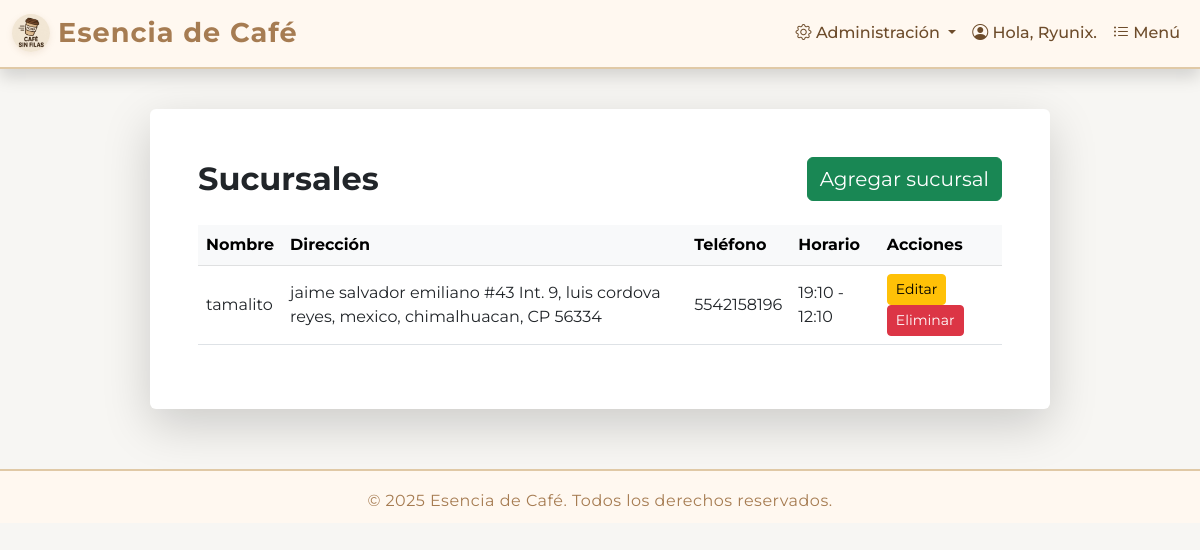
Page /sucursales/ (signed in) on the earlier database version.
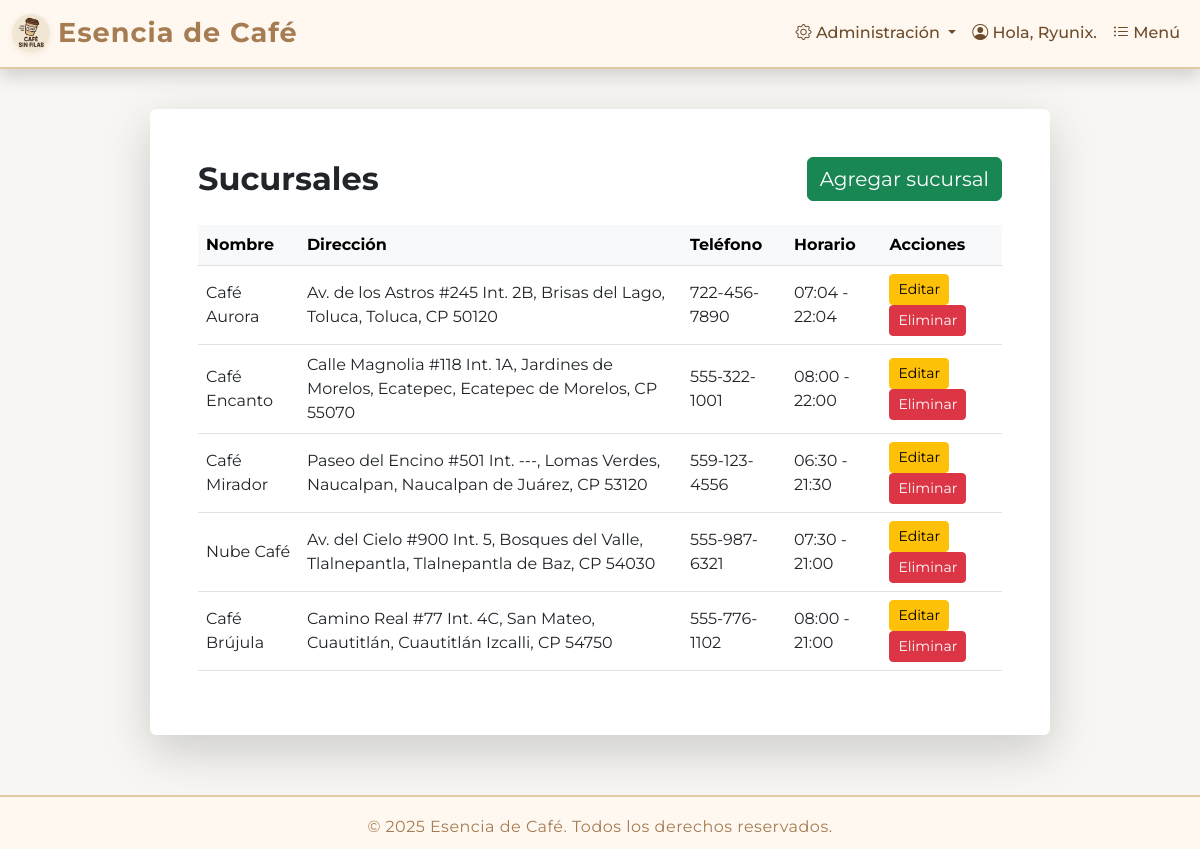
Same page on the later database version.
### pedido/models.py (models this page shows, shortened)
class Sucursal(models.Model):
    nombre_sucursal = models.CharField(max_length=100)
    calle = models.CharField(max_length=100)
    numero_exterior = models.CharField(max_length=10)
    numero_interior = models.CharField(max_length=10, blank=True, null=True)
    colonia = models.CharField(max_length=100)
    ciudad = models.CharField(max_length=100)
    municipio = models.CharField(max_length=100)
    codigo_postal = models.CharField(max_length=10)
    telefono = models.CharField(max_length=20)
    hora_apertura = models.TimeField()
    hora_cierre = models.TimeField()

### gestion/views.py (the view)
# urls.py: path('sucursales/', views.lista_sucursales, name='lista_sucursales'),
@user_passes_test(es_gerente)
def lista_sucursales(request):
    sucursales = Sucursal.objects.all()
    return render(request, 'gestion/lista_sucursales.html', {'sucursales': sucursales})

### SisWebCafe/context_processors.py (called while the page is built)
def es_gerente(request):
    if request.user.is_authenticated:
        return {'es_gerente': request.user.groups.filter(name='Gerente').exists()}
    return {'es_gerente': False}

### gestion/views.py (called while the page is built)
def es_gerente(user):
    return user.is_authenticated and user.groups.filter(name='Gerente').exists()

### templates/gestion/lista_sucursales.html
{% extends "Principal/base.html" %} {% block content %}
<div
  class="bg-white p-5 rounded shadow-lg"
  style="max-width: 900px; margin: 40px auto"
>
  <div class="d-flex justify-content-between align-items-center mb-4">
    <h2 class="fw-bold text-dark mb-0">Sucursales</h2>
    <a href="{% url 'agregar_sucursal' %}" class="btn btn-success fs-5"
      >Agregar sucursal</a
    >
  </div>
  <table class="table table-hover align-middle">
    <thead class="table-light">
      <tr>
        <th>Nombre</th>
        <th>Dirección</th>
        <th>Teléfono</th>
        <th>Horario</th>
        <th>Acciones</th>
      </tr>
    </thead>
    <tbody>
      {% for sucursal in sucursales %}
      <tr>
        <td>{{ sucursal.nombre_sucursal }}</td>
        <td>
          {{ sucursal.calle }} #{{ sucursal.numero_exterior }} {% if sucursal.numero_interior %} Int. {{ sucursal.numero_interior }}{%endif %}, {{ sucursal.colonia }}, {{ sucursal.ciudad }}, {{sucursal.municipio }}, CP {{ sucursal.codigo_postal }}
        </td>
        <td>{{ sucursal.telefono }}</td>
        <td>{{ sucursal.hora_apertura }} - {{ sucursal.hora_cierre }}</td>
        <td>
          <a
            href="{% url 'editar_sucursal' sucursal.id %}"
            class="btn btn-warning btn-sm"
            >Editar</a
          >
          <a
            href="{% url 'eliminar_sucursal' sucursal.id %}"
            class="btn btn-danger btn-sm"
            >Eliminar</a
          >
        </td>
      </tr>
      {% empty %}
      <tr>
        <td colspan="5" class="text-center text-muted">
          No hay sucursales registradas.
        </td>
      </tr>
      {% endfor %}
    </tbody>
  </table>
</div>
{% endblock %}

Differences in the rows shown:
removed Sucursal: nombre_sucursal "tamalito", calle "jaime salvador emiliano", numero_exterior "43", numero_interior "9", colonia "luis cordova reyes", ciudad "mexico", municipio "chimalhuacan", codigo_postal "56334", telefono "5542158196", hora_apertura "19:10", hora_cierre "12:10"
added Sucursal: nombre_sucursal "Café Aurora", calle "Av. de los Astros", numero_exterior "245", numero_interior "2B", colonia "Brisas del Lago", ciudad "Toluca", municipio "Toluca", codigo_postal "50120", telefono "722-456-7890", hora_apertura "07:04", hora_cierre "22:04"
added Sucursal: nombre_sucursal "Café Encanto", calle "Calle Magnolia", numero_exterior "118", numero_interior "1A", colonia "Jardines de Morelos", ciudad "Ecatepec", municipio "Ecatepec de Morelos", codigo_postal "55070", telefono "555-322-1001", hora_apertura "08:00", hora_cierre "22:00"
added Sucursal: nombre_sucursal "Café Mirador", calle "Paseo del Encino", numero_exterior "501", numero_interior "---", colonia "Lomas Verdes", ciudad "Naucalpan", municipio "Naucalpan de Juárez", codigo_postal "53120", telefono "559-123-4556", hora_apertura "06:30", hora_cierre "21:30"
added Sucursal: nombre_sucursal "Nube Café", calle "Av. del Cielo", numero_exterior "900", numero_interior "5", colonia "Bosques del Valle", ciudad "Tlalnepantla", municipio "Tlalnepantla de Baz", codigo_postal "54030", telefono "555-987-6321", hora_apertura "07:30", hora_cierre "21:00"
added Sucursal: nombre_sucursal "Café Brújula", calle "Camino Real", numero_exterior "77", numero_interior "4C", colonia "San Mateo", ciudad "Cuautitlán", municipio "Cuautitlán Izcalli", codigo_postal "54750", telefono "555-776-1102", hora_apertura "08:00", hora_cierre "21:00"
